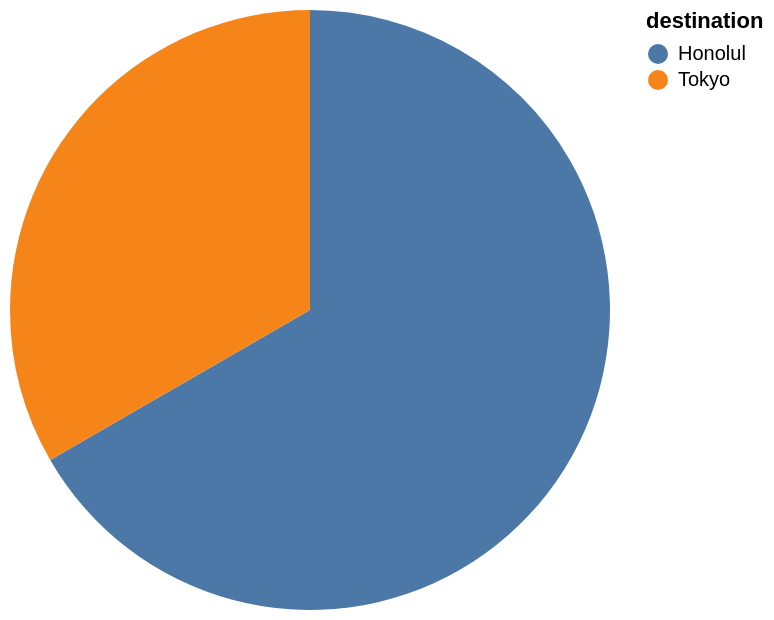

The specification (Vega-Lite) saved for this image:
### Vega-Lite specification from a JSON file in a GitHub repository (floating-point values rounded to 4 significant figures)
{"data": {"values": [{"x_data": "Honolul", "y_data": 2}, {"x_data": "Tokyo", "y_data": 1}]}, "mark": "arc", "encoding": {"theta": {"field": "y_data", "type": "quantitative", "title": "COUNT(destination)"}, "color": {"field": "x_data", "type": "nominal", "title": "destination"}}}
